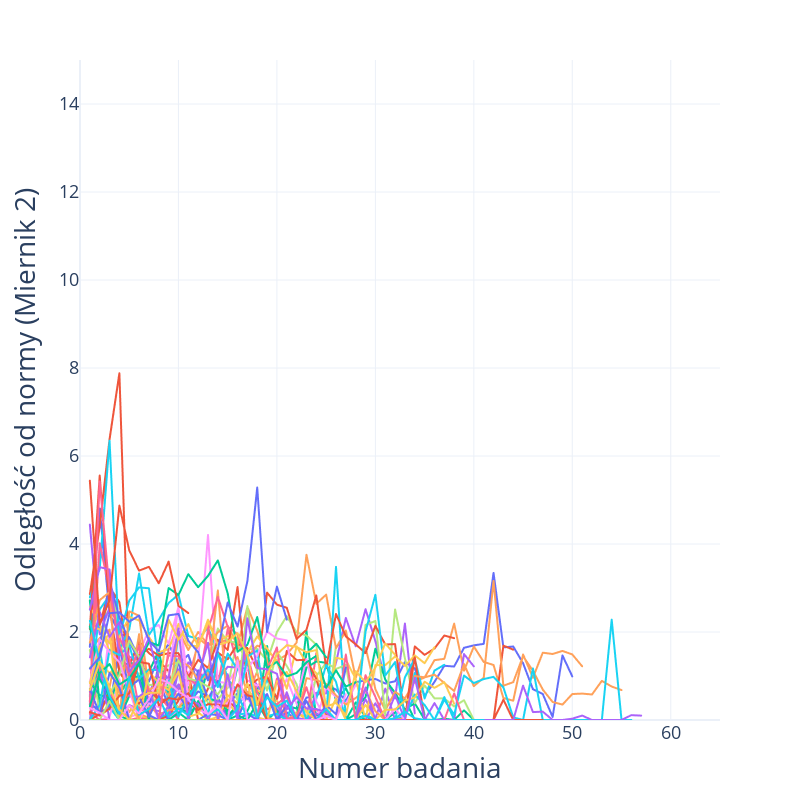
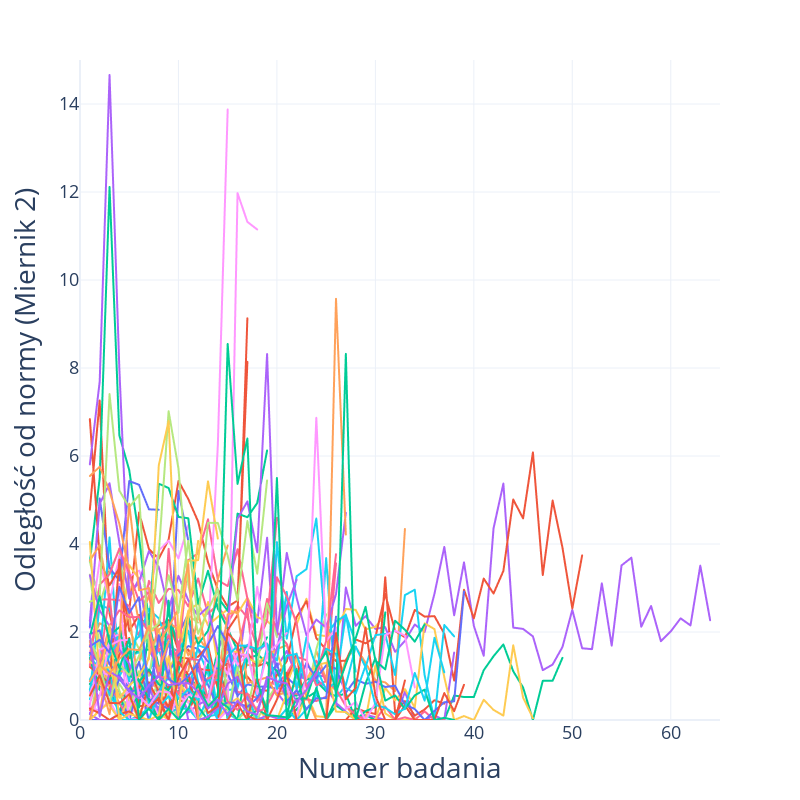

Here is the notebook cell these charts were saved with, in order:
### Code cell
# Podziel dane na dwie ramki danych
df_zgon_0 = df_dist[df_dist['ZGON'] == 0]
df_zgon_1 = df_dist[df_dist['ZGON'] == 1]

y='euclidean_kw'

# fig0 = make_subplots(rows=1, cols=2, subplot_titles=['Zgon: nie', 'Zgon: tak'])
# Wykres dla ZGON=0
fig1 = px.line(df_zgon_0, x='BADANIE_NR', y=y, color='PACJENT_NR', 
              labels={'BADANIE_NR': 'BADANIE_NR', y: y, 'PACJENT_NR': 'Pacjent'}, width=800, height=800)
fig1.update_xaxes(title_text='Numer badania')
fig1.update_yaxes(title_text='Odległość od normy (Miernik 2)')
fig1.update_layout(showlegend=False)

# Wykres dla ZGON=1
fig2 = px.line(df_zgon_1, x='BADANIE_NR', y=y, color='PACJENT_NR', 
               labels={'BADANIE_NR': 'BADANIE_NR', y: y, 'PACJENT_NR': 'Pacjent'}, width=800, height=800)
fig2.update_xaxes(title_text='Numer badania')
fig2.update_yaxes(title_text='Odległość od normy (Miernik 2)')
fig2.update_layout(showlegend=False)

fig1.update_yaxes(range=[0, 15])
fig2.update_yaxes(range=[0, 15])


fig1.update_xaxes(range=[0, 65])
fig2.update_xaxes(range=[0, 65])

fig1.update_layout(
    xaxis=dict(
        tickfont=dict(size=18),
        title_font=dict(size=28),
    ),
    yaxis=dict(
        tickfont=dict(size=18),
        title_font=dict(size=28)
    )
)
fig2.update_layout(
    xaxis=dict(
        tickfont=dict(size=18),
        title_font=dict(size=28),
    ),
    yaxis=dict(
        tickfont=dict(size=18),
        title_font=dict(size=28)
    )
)
fig1.update_layout(template="plotly_white")
fig2.update_layout(template="plotly_white")

fig1.write_image("images4/"+"miernik2_pacjenci_wyleczeni"+ ".png", width=1000, height=800, scale=4, format="png")
fig2.write_image("images4/"+"miernik2_pacjenci_zmarli"+ ".png", width=1000, height=800, scale=4, format="png")
fig1.write_html("images4/miernik2_pacjenci_wyleczeni.html")
fig2.write_html("images4/miernik2_pacjenci_zmarli.html")

# Wyświetl oba wykresy
fig1.show()
fig2.show()
